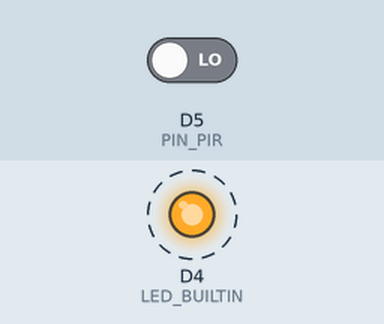
Simulated run of this program. Board: ESP8266 (Wemos D1 mini). On the bench: output pins drawn as LEDs (lit = HIGH, except the on-board LED, lit = LOW). Dashed ring = blinking. The test bench sets the inputs (shaded band); at power-on: D5 (PIN_PIR) LOW.

Above: at 0.12 s.
Timing chart, 0 to 3.0 s (numbered marks = the images above):
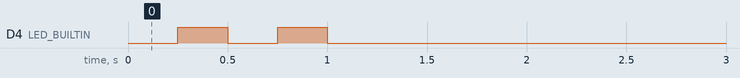

The program:

main.cpp
```cpp
// COMP-10184 – Mohawk College
// Alarm System
// This is an alarm system assignment , when you wave your hand over the motion sensor , it perfroms certain light commands depending on which
// stage you reached
/// @author Alexei Ougriniouk
/// @id 000776331
/// I have created this work and not shared this with anyone else
/// I , Alexei Ougriniouk, Student number 000776331, certify this is my own work
/// STAGE REACHED = 3

#include <Arduino.h>

// digital input pin definitions
#define PIN_PIR D5
#define PIN_BUTTON D6

int  iSevenSecDelay = 7500;

int iQuarterSecDelay = 250;


// *************************************************************
void setup() {
  // configure the USB serial monitor
  Serial.begin(115200);

  // configure the LED output
  pinMode(LED_BUILTIN, OUTPUT);

  // PIR sensor is an INPUT
  pinMode(PIN_PIR, INPUT);

  // Button is an INPUT
  pinMode(PIN_BUTTON, INPUT_PULLUP);
}

// *************************************************************
void loop() {
  bool bPIR;

  // read PIR sensor (true = Motion detected!).  As long as there
  // is motion, this signal will be true.  About 2.5 seconds after
  // motion stops, the PIR signal will become false.
  bPIR = digitalRead(PIN_PIR);

  /// STAGE 2 : Light turns either on or off every quarter second
  digitalWrite(LED_BUILTIN, bPIR);
  // wait quarter second
  delay(iQuarterSecDelay);

  // turn the LED OFF
  digitalWrite(LED_BUILTIN, !bPIR);
  // wait quarter second
  delay(iQuarterSecDelay);

  digitalWrite(LED_BUILTIN, bPIR);
  // wait quarter second
  delay(iQuarterSecDelay);

  // turn the LED OFF
  digitalWrite(LED_BUILTIN, !bPIR);
  // wait quarter second
  delay(iQuarterSecDelay);
  digitalWrite(LED_BUILTIN, bPIR);

  ///this is stage 1  7500 ms = 7.5s , 7.5 + 2.5s = 10s
  delay(iSevenSecDelay);


  // send the PIR signal directly to the LED
  // but invert it because true = LED off!
  digitalWrite(LED_BUILTIN, !bPIR);
  /// Stage 3 , this is an endless loop , in theory it should keep the light on until the reset button is pushed
  while(1)
  {
    digitalWrite(LED_BUILTIN, bPIR);
  }
}
```

Measured:
- by itself, D4 (LED_BUILTIN): alternates HIGH for 0.25 s and LOW for 0.25 s, 4 changes in all, then stays LOW
